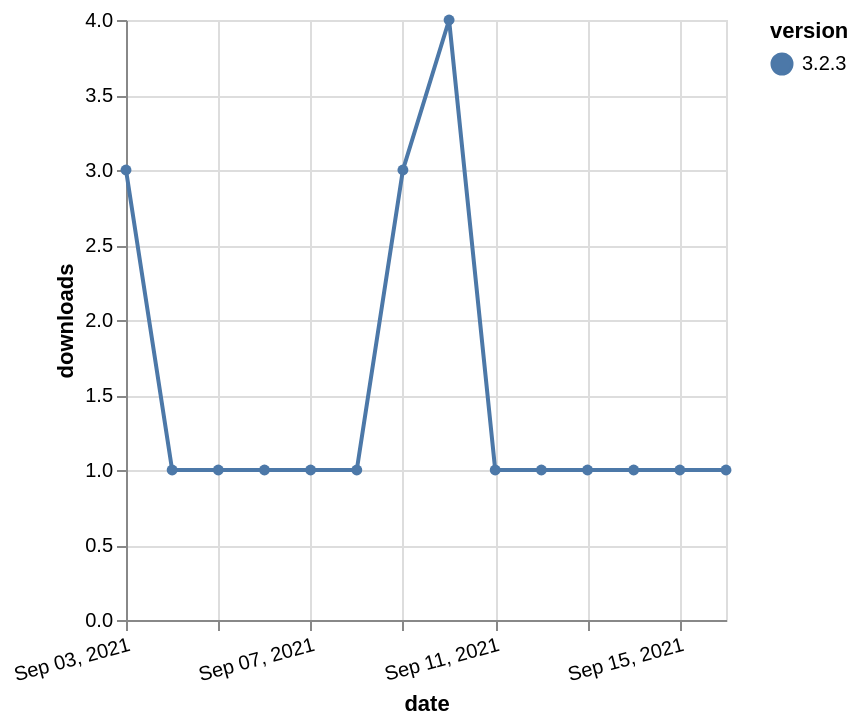

Describe this chart as a Vega-Lite specification.
### Vega-Lite specification from a JSON file in a GitHub repository (floating-point values rounded to 4 significant figures)
{"$schema": "https://vega.github.io/schema/vega-lite/v5.json", "description": "A simple bar chart with embedded data.", "data": {"values": [{"date": "2021-09-03", "total": 533, "delta": 3, "version": "3.2.3"}, {"date": "2021-09-04", "total": 534, "delta": 1, "version": "3.2.3"}, {"date": "2021-09-05", "total": 535, "delta": 1, "version": "3.2.3"}, {"date": "2021-09-06", "total": 536, "delta": 1, "version": "3.2.3"}, {"date": "2021-09-07", "total": 537, "delta": 1, "version": "3.2.3"}, {"date": "2021-09-08", "total": 538, "delta": 1, "version": "3.2.3"}, {"date": "2021-09-09", "total": 541, "delta": 3, "version": "3.2.3"}, {"date": "2021-09-10", "total": 545, "delta": 4, "version": "3.2.3"}, {"date": "2021-09-11", "total": 546, "delta": 1, "version": "3.2.3"}, {"date": "2021-09-12", "total": 547, "delta": 1, "version": "3.2.3"}, {"date": "2021-09-13", "total": 548, "delta": 1, "version": "3.2.3"}, {"date": "2021-09-14", "total": 549, "delta": 1, "version": "3.2.3"}, {"date": "2021-09-15", "total": 550, "delta": 1, "version": "3.2.3"}, {"date": "2021-09-16", "total": 551, "delta": 1, "version": "3.2.3"}]}, "width": "container", "mark": {"type": "line", "point": {"filled": true}}, "encoding": {"x": {"field": "date", "type": "temporal", "timeUnit": "yearmonthdate", "title": "date", "axis": {"labelAngle": -15}}, "y": {"field": "delta", "type": "quantitative", "title": "downloads"}, "color": {"field": "version", "type": "nominal"}, "tooltip": {"field": "delta"}}}
